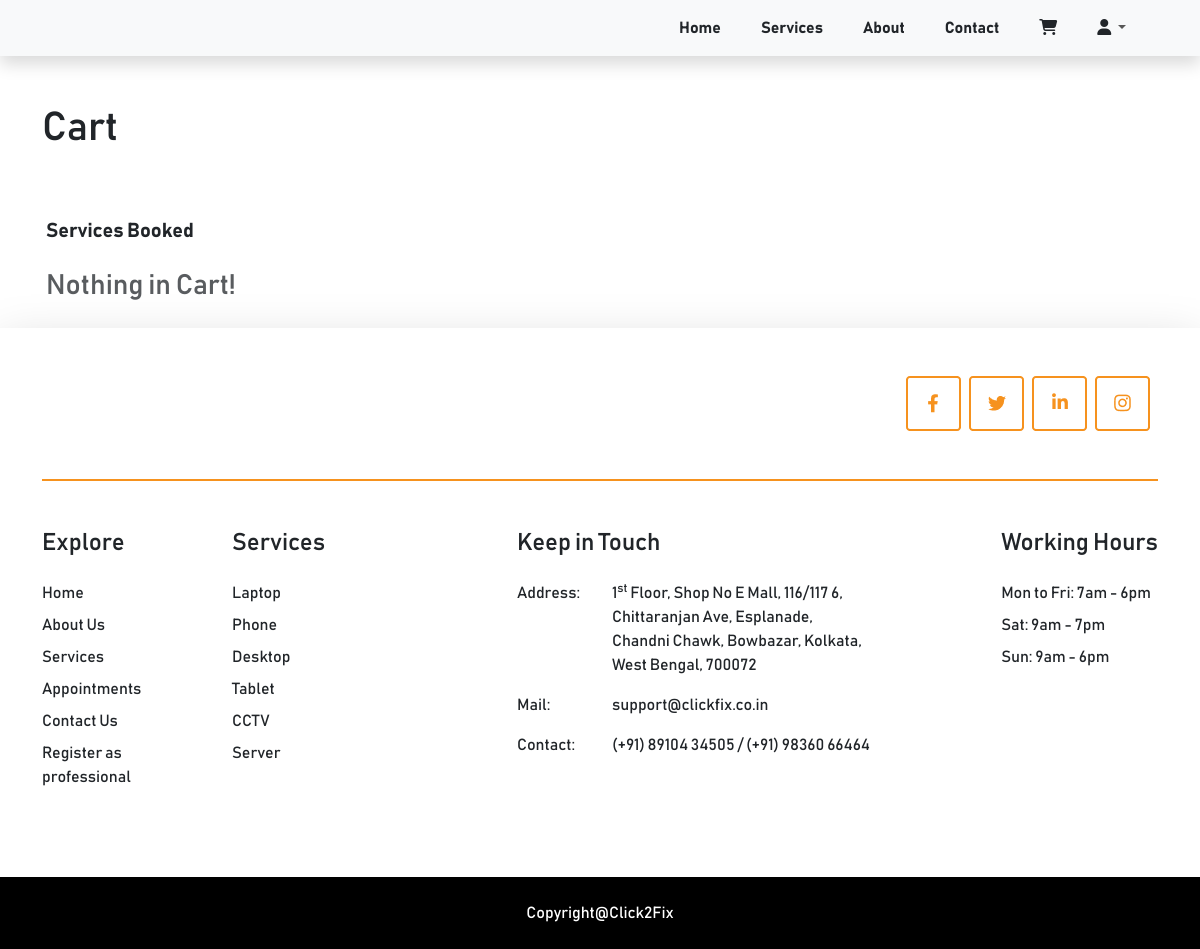
The app's page /cart/ (signed in), older data.
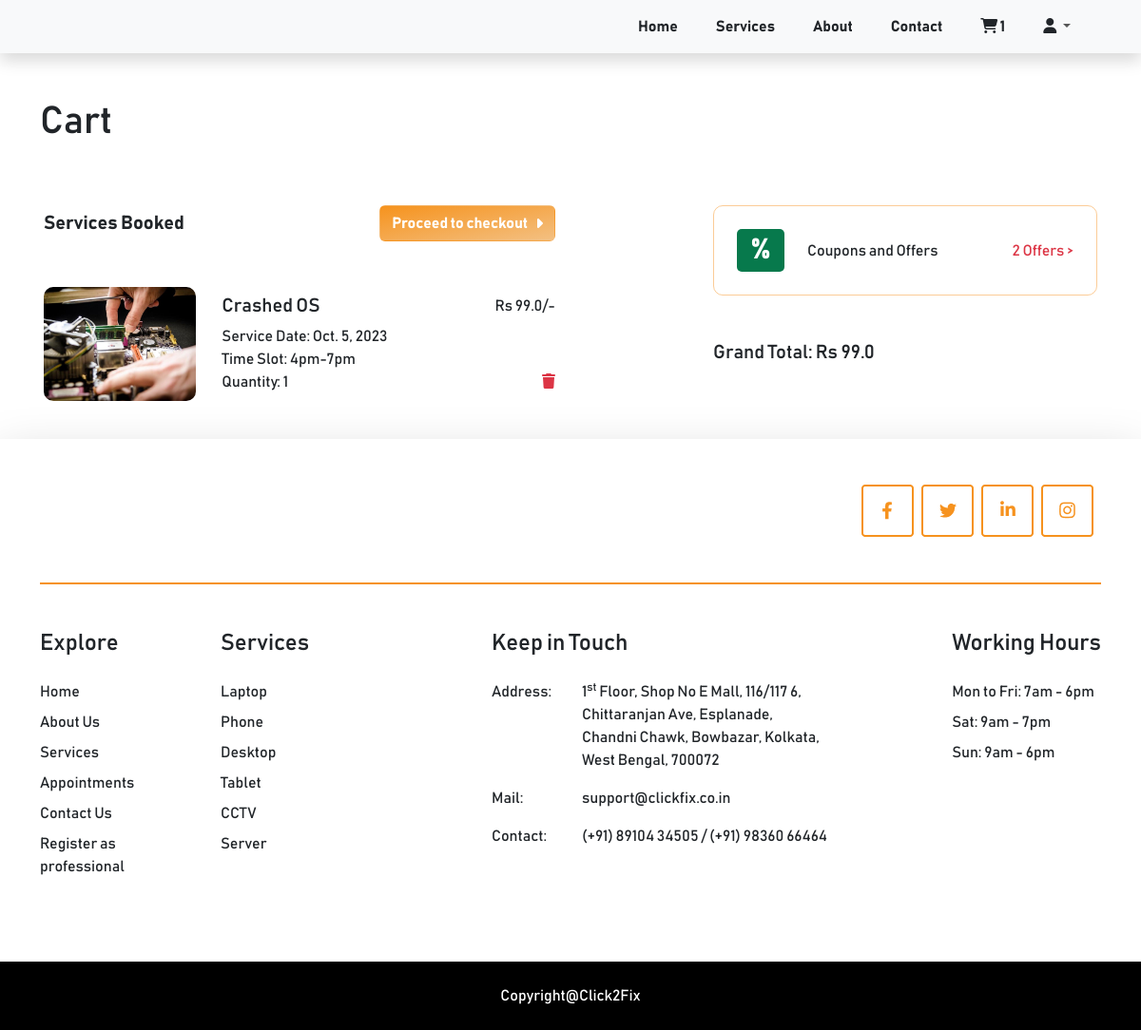
The same page, newer data.
### cart/models.py (models this page shows, shortened)
class Cart(models.Model):
    class Meta:
        verbose_name_plural = 'Cart'
    user = models.ForeignKey(Profile, on_delete=models.CASCADE, null=True, blank=True)
    session_id = models.CharField(max_length=100, null=True, blank=True)
    coupon = models.ForeignKey(Coupon, on_delete=models.SET_NULL, null=True, blank=True)
    created_at = models.DateTimeField(auto_now_add=True)
    updated_at = models.DateTimeField(auto_now=True)
    def get_cart_total(self):
        cart_items = self.cartitems.all()
        price = []
        for cart_item in cart_items:
            price.append(cart_item.sub_service.sub_service_price)
        if self.coupon:
            if self.coupon.minimum_price < sum(price):
                return sum(price) - self.coupon.discount_price
        return sum(price)
    @property
    def num_of_items(self):
        cartitems = self.cartitems.all()
        quantity =  sum([item.quantity for item in cartitems])
        return quantity

class CartItem(models.Model):
    class Meta:
        verbose_name_plural = 'Cart Items'
    TIME_SLOTS = (
        ("10am-12pm", "10am-12pm"),
        ("12pm-2pm", "12pm-2pm"),
        ("2pm-4pm", "2pm-4pm"),
        ("4pm-7pm", "4pm-7pm"),
    )
    sub_service = models.ForeignKey(SubServices, on_delete=models.CASCADE)
    cart = models.ForeignKey(Cart, on_delete=models.CASCADE, related_name="cartitems")
    quantity = models.IntegerField(default=0)
    start_date = models.DateField(null=True)
    time_slot = models.CharField(max_length=20, choices=TIME_SLOTS, default=1)

### clickfix/models.py (models this page shows, shortened)
class SubServices(models.Model):
    class Meta:
        verbose_name_plural = 'Sub Services'
    service = models.ForeignKey(Services, on_delete=models.CASCADE)
    sub_service_name = models.CharField(max_length=255)
    sub_service_card_image = models.ImageField(upload_to='service_cards', help_text='Small card image on left')
    sub_service_main_image = models.ImageField(upload_to='service_cards', help_text='Big card image on Right, which we scroll')
    sub_service_price = models.FloatField(default=0)
    price_details = RichTextField(blank=True, null=True)
    description = RichTextField(blank=True, null=True)
    created_at = models.DateTimeField(auto_now_add=True)
    updated_at = models.DateTimeField(auto_now=True)

### cart/views.py (the view, shortened to what this page needs)
# urls.py: path('', views.cart, name='cart'),
def cart(request):
    cart = get_cart(request)
    cart_items = None
    if cart:
        cart_items = cart.cartitems.all()
    data = {}
    data['cart'] = cart
    data['cart_items'] = cart_items
    data['coupons'] = Coupon.objects.filter(is_expired=False)
    if cart:
        data['cart_total'] = cart.get_cart_total()
    return render(request, 'cart.html', data)

### cart/views.py (called while the page is built)
def get_cart(request):
    try:
        if request.user.is_authenticated:
            cart = Cart.objects.get(user=request.user)
        else:
            cart = Cart.objects.get(session_id=request.session['nonuser'])
    except:
        cart = None
    return cart

### templates/cart.html (shortened to what this page needs)
{% extends 'base.html' %}
{% load static %}
{% block content %}
    {% include 'includes/navbar.html' %}
    <div class="container mt-5" id="cart">
        <h1 class="mb-5">Cart</h1>
        <div class="row">
            <div class="col-md-6 col-sm-12  p-3">
                <div class="d-flex justify-content-between align-items-center">
                    <span class="blockquote fw-bold mb-4">Services Booked</span>
                    {% if cart_items %}
                    <span id="checkout_form">
                        <form action="{% url 'clickfix:checkout' %}" method="post">
                            <button type="submit" class="btn btn_color fw-bold mb-4 d-flex align-items-center">Proceed to checkout <i class="fa-solid fa-caret-right ms-2"></i></button>
                        </form>
                    </span>
                    {% endif %}
                </div>
                {% for item in cart_items %}
                <div class="row my-4" id="cart_item_{{item.id}}">
                    <div class="col-4">
                        <img class="img-fluid cart_img mr-3" src="{{ item.sub_service.sub_service_main_image.url }}" alt="">
                    </div>
                    <div class="col-8">
                        <div class="d-flex flex-column justify-content-center h-100">
                            <div class="">
                                <div class="d-flex justify-content-between w-100">
                                    <h5>{{ item.sub_service.sub_service_name }} </h5>
                                    <div>Rs {{ item.sub_service.sub_service_price }}/-</div>
                                </div>
                                <div>Service Date: {{ item.start_date }}</div>
                                <div>Time Slot: {{ item.time_slot }}</div>
                                <div class="d-flex justify-content-between">
                                    <span>Quantity: {{ item.quantity }}</span>
                                    <span onclick="handleCartItemRemoval('{{ item.id }}', '{{ item.cart.id }}')" style="cursor: pointer;"><i class="fa-solid fa-trash text-danger"></i></span>
                                </div>
                            </div>
                        </div>
                    </div>
                </div>
                {% empty %}
                <h3 class="text-muted" id="empty_cart_text">Nothing in Cart!</h3>
                {% endfor %}
            </div>
            {% if cart.cartitems %}
            <div class="col-md-6 col-sm-12 p-3 coupon_section">
                <div>
                    <div class="d-flex justify-content-between align-items-center p-4" style="border: 1px solid #f6911e75; border-radius: 10px;">
                        <div class="d-flex">
                            <div class="d-flex justify-content-center align-items-center text-white coupon_img">
                                <span>%</span>
                            </div>
                            <div class="d-flex flex-column justify-content-center ms-4">
                                <div class="">Coupons and Offers</div>
                            </div>
                        </div>
                        <a href="" class="text-danger text-decoration-none" data-bs-toggle="modal" data-bs-target="#couponModal">{{coupons|length}} Offers > </a>
                    </div>
                    {% if cart_items %}
                    <h5 class="mt-5" id="grand_total_heading">Grand Total: Rs <span id="grand_total">{{ cart_total }}</span></h5>
                    {% endif %}
                </div>
            </div>
            {% endif %}
        </div>
    </div>
    {% include 'includes/footer.html' %}
{% endblock %}

### templates/includes/navbar.html (shortened to what this page needs)
{% load static %}
    <nav class="navbar navbar-expand-lg navbar-light bg-light shadow">
        <div class="container">
          <div class="collapse navbar-collapse" id="navbarSupportedContent">
            <ul class="navbar-nav ms-auto">
                <li class="nav-item"><a class="nav-link text-dark fw-bold me-4" aria-current="page" href="{% url 'clickfix:home' %}">Home</a></li>
                <li class="nav-item"><a class="nav-link text-dark fw-bold me-4" href="{% url 'clickfix:home' %}#services">Services</a></li>
                <li class="nav-item"><a class="nav-link text-dark fw-bold me-4" href="{% url 'clickfix:home' %}#about">About</a></li>
                <li class="nav-item"><a class="nav-link text-dark fw-bold me-4" href="{% url 'clickfix:home' %}#contact_form">Contact</a></li>
                <li class="nav-item"><a class="nav-link text-dark fw-bold me-4" href="{% url 'cart:cart' %}"><i class="fa-solid fa-cart-shopping"></i> <span id="num_of_items">{{cart.num_of_items}}</span></a></li>
                <li class="nav-item dropdown me-4 pull-right">
                  <a class="nav-link dropdown-toggle" href="#" id="navbarDropdown" role="button" data-bs-toggle="dropdown" aria-expanded="false">
                    <i class="fa-solid fa-user text-dark"></i>
                  </a>
                </li>
            </ul>
          </div>
        </div>
      </nav>

Row changes from the older to the newer data that the page shows:
added Cart: num_of_items "1"
added CartItem: sub_service.sub_service_main_image (picture), sub_service.sub_service_name "Crashed OS", sub_service.sub_service_price "99.0", start_date "Oct. 5, 2023", time_slot "4pm-7pm", quantity "1"
Text that changed along with them:
{{ coupons|length }}: (not shown) → "2"
{{ cart_total }}: (not shown) → "99.0"
text no longer shown: "Nothing in Cart!"
text now shown: "Proceed to checkout % Coupons and Offers Offers > Grand Total: Rs"
